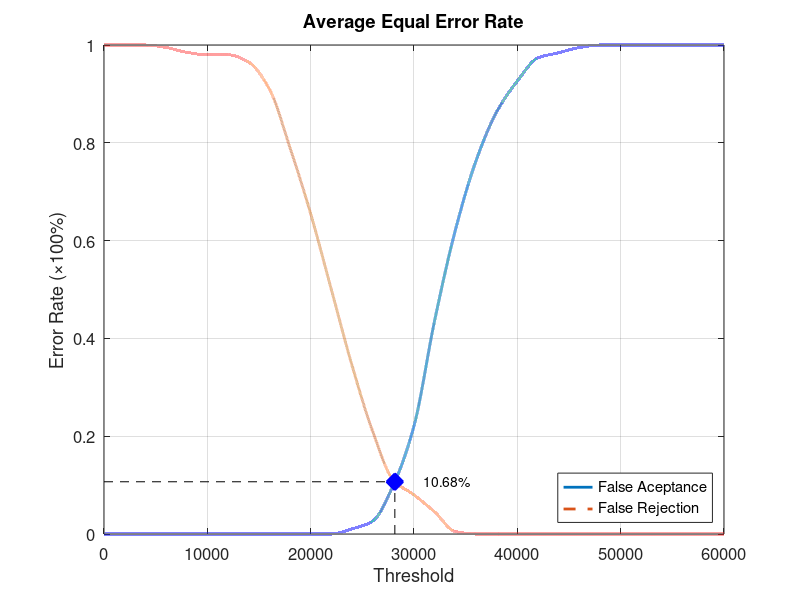
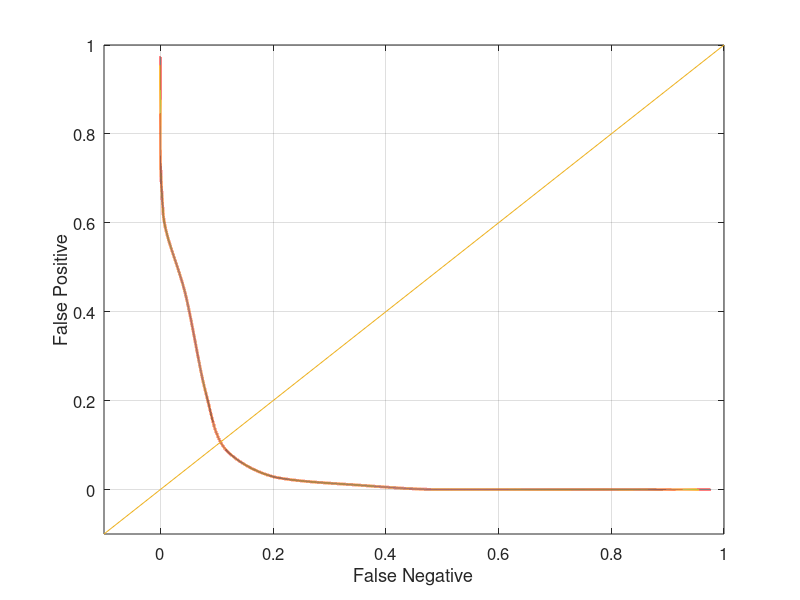

Write the MATLAB code that produced these figures, in order.
function yEER = Database5_4
close all;
clear;
clc;
x = 0:2000:60000;
xq = 0:0.5:60000;

y0 = [0 0 0 0 0 0 0 0 0 0 0 0 0.0105263 0.0263158 0.1 0.221053 0.436842 0.621053 0.763158 0.863158 0.926316 0.973684 0.984211 0.994737 1 1 1 1 1 1 1];
yy0 = interp1(x, y0, xq, 'pchip');
y1 = [1 1 1 0.995 0.985 0.98 0.98 0.965 0.91 0.79 0.655 0.5 0.345 0.21 0.11 0.08 0.045 0.005 0 0 0 0 0 0 0 0 0 0 0 0 0];
yy1 = interp1(x, y1, xq, 'pchip');

% Calculating EER: 
y2 = abs(y0 - y1);
find(y2 == min(y2))
yy2 = abs(yy0 - yy1);
xEER = find(yy2 == min(yy2));
xEERIndex = xq(xEER) % X-axis EER
yEER = yy0(xEER) % Y-axis EER

main = figure
plot(xq, yy0,'-','LineWidth', 2);	hold on
plot(xq, yy1,'--','LineWidth', 2);	hold on
plot([xEERIndex xEERIndex], [0 yEER], 'k--');	hold on
plot([0 xEERIndex], [yEER yEER], 'k--');	hold on
plot(xEERIndex, yEER, 'bx', 'LineWidth', 10);	hold on
text(xEERIndex + 10 * xEERIndex / 100, yEER, [num2str(round((10000 * yEER)) / 100) '%'])
legend('False Aceptance', 'False Rejection', 'Location', 'SouthEast')
xlabel('Threshold')
ylabel('Error Rate (\times100%)')
title('Average Equal Error Rate')
set(gca, 'FontSize', 12)
axis([0 60000 0 1])
grid on

print(main, 'Database5_4Main', '-dpng');
FNRxFPR = figure('Color', [1 1 1]);
plot(yy1, yy0, '-', yy1, yy0, 'LineWidth', 2);
hold on
y = -0.1:0.1:1
plot(y, y); 
set(gca, 'FontSize', 12)
xlabel('False Negative')
ylabel('False Positive')
axis([-0.1 1 -0.1 1])
set(gca, 'FontSize', 12)
grid on

print(FNRxFPR, 'Database5_4FNRxFPR','-dpng');
end
